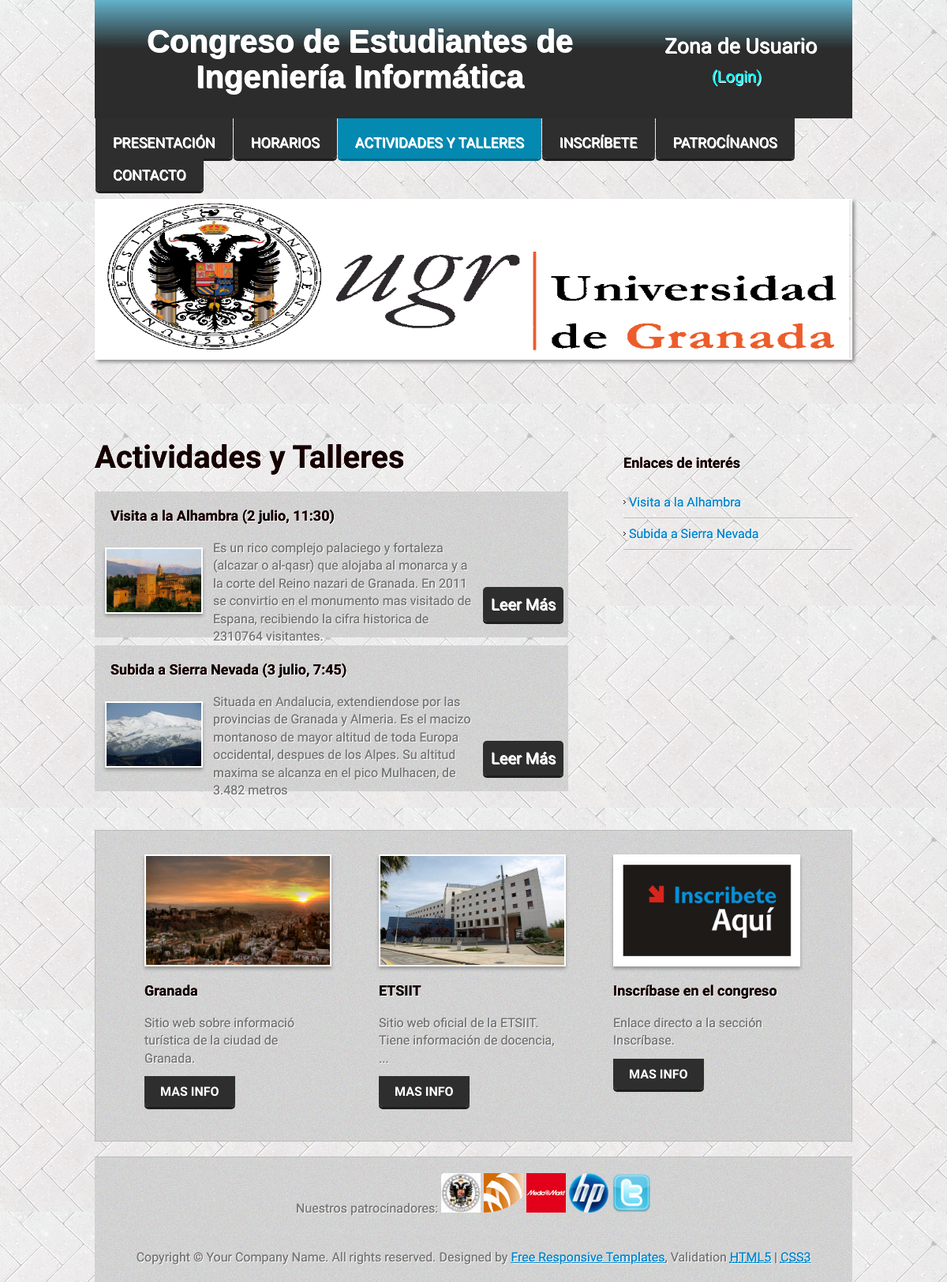
Screenshot of /index.php?sec=actividades with the database file from the repository.
### tables this page shows
CREATE TABLE IF NOT EXISTS `actividad` (
  `idActividad` int(11) NOT NULL AUTO_INCREMENT,
  `codigo` varchar(100) NOT NULL,
  `denominacion` varchar(50) NOT NULL,
  `FechaHora` varchar(50) NOT NULL,
  `descripcion` varchar(10000) NOT NULL,
  `foto` varchar(100) NOT NULL,
  `importe` double NOT NULL,
  PRIMARY KEY (`idActividad`)
);

### extension/recuperador.php (called while the page is built, shortened)
<?php
function connect(){
	if(!$link = mysql_connect("localhost","root","root"))
		echo 'Error en la conexi&oacute;n.';
	else{
		if(!mysql_select_db("congresoETSIIT",$link))
			echo 'Error al seleccionar la base de datos';
	}
	return $link;
}
function searchActALL(){
	$link = connect();
	$query = "select * from actividad";
	$result = mysql_query($query, $link);
	return $result;
}
?>

### seccion/actividades.php (the view)
<?php
	$arrayActividades = searchActALL();
?>
<div class='mainContent'>
	<h2 id='tituloContent'>Actividades y Talleres</h2>
	<?php $actividad = mysql_fetch_assoc($arrayActividades); ?>
	<div id='<?php echo $actividad['codigo'] ?>' class='actividad'>
		<h2><?php echo $actividad['denominacion']." (".$actividad['FechaHora'].")"; ?></h2>
		<div id='secIzq'><img src='<?php echo $actividad['foto']?>' alt=''/>
		</div>
		<div id='secCen'>
			<p>
				<?php echo $actividad['descripcion']; ?>
			</p>
		</div>
		<div id='secDer'>
			<a href="actividad.php?sec=actividades&act=<?php echo $actividad['codigo']; ?>">Leer M&aacute;s</a>
		</div>
	</div>
	<?php $actividad = mysql_fetch_assoc($arrayActividades); ?>
	<div id='<?php echo $actividad['codigo'] ?>' class='actividad'>
		<h2><?php echo $actividad['denominacion']." (".$actividad['FechaHora'].")"; ?></h2>
		<div id='secIzq'><img src='<?php echo $actividad['foto']?>' alt=''/>
		</div>
		<div id='secCen'>
			<p>
				<?php echo $actividad['descripcion']; ?>
			</p>
		</div>
		<div id='secDer'>
			<a href="actividad.php?sec=actividades&act=<?php echo $actividad['codigo']; ?>">Leer M&aacute;s</a>
		</div>
	</div>
</div>
 <?php include './estructura/boxes.php';?>
 <br class='clearfloat' />

### index.php (shortened to what this page needs)
<!DOCTYPE HTML>
<?php
	$usu = $_SESSION['usuario'];
	include 'extension/recuperador.php';
	$seccion="";
	if(isset($_REQUEST['sec'])){
		$seccion=$_REQUEST['sec'];
	}
?>
<html>
<?php include 'estructura/head.php'; ?>
<body>
<div class="container">
    <?php include 'estructura/navigator.php'; ?>
    <section>
		<div class="slider">
            <div class="flexslider">
                <ul class="">
                    <li><img src="seccion/imagenes/index/logo_ugr.gif" alt=""></li>
                </ul>
            </div>
        </div>
        <?php include 'estructura/sidebar.php'; ?>
        <?php include 'estructura/content.php'; ?>
    </section>
    <?php include 'estructura/footer.php';?>
</div>
</body>
</html>

### estructura/head.php (shortened to what this page needs)
<head>
<link href="css/styles.css" rel="stylesheet" type="text/css" />
</head>

### estructura/navigator.php (shortened to what this page needs)
<header>
   	<div id="navheader">
   		<div id="izq"><h2><a href="./index.php">Congreso de Estudiantes de Ingenier&iacute;a Inform&aacute;tica</a></h2></div>
   		<?php
   			if(empty($usu))
				include './seccion/navigator/navigatorNoIdentificado.php';
			else
				include './seccion/navigator/navigatorIdentificado.php';
   		?>
   	</div>
    <div id="navcontainer">
    	<ul id="navlist" class="nav">
    		<?php
				switch ($seccion) {
					case 'actividades':
						include './seccion/navigator/navigatorActividades.php';
						break;
					}
	        ?>
		</ul>
	</div>
    <br class="clearfloat" />
</header>

### seccion/navigator/navigatorNoIdentificado.php
<div id="der">
	<p>
		Zona de Usuario</br><a href="index.php?sec=login">(Login)</a>
	</p>
</div>

### seccion/navigator/navigatorActividades.php (shortened to what this page needs)
<li>
	<a href='index.php'>Presentaci&oacute;n</a>
</li>
<li>
	<a  href='index.php?sec=horarios'>Horarios</a>
</li>
<li id='active'>
	<a class='navlist'  href='index.php?sec=actividades'>Actividades y Talleres</a>
</li>
<li>
	<a href='index.php?sec=inscripcion'>Inscr&iacute;bete</a>
</li>
<li>
	<a href='index.php?sec=patrocinanos'>Patroc&iacute;nanos</a>
</li>
<li>
	<a href='index.php?sec=contacto'>Contacto</a>
</li>

### estructura/sidebar.php (shortened to what this page needs)
<div class="sidebar1">
	<h2>Enlaces de inter&eacute;s</h2>
    <ul>
	<?php
		switch ($seccion) {
			case 'actividades':
				include './seccion/sidebar/sidebarActividades.php';
				break;
 		}
?>
	</ul>
</div>

### seccion/sidebar/sidebarActividades.php
<li>
	<a href='index.php?sec=actividades#alhambra'>Visita a la Alhambra</a>
</li>
<li>
	<a href='index.php?sec=actividades#sierra_nevada'>Subida a Sierra Nevada</a>
</li>

### estructura/content.php (shortened to what this page needs)
<?php
switch ($seccion) {
	case 'actividades' :
		include './seccion/actividades.php';
		break;
}
?>

### estructura/boxes.php
<br class="clearfloat" />
<div class="boxes">
   	<div class="box">
    	<div><img src="seccion/imagenes/cajas/granada.jpg" alt=""></div>
	    <h2>Granada</h2>
    	<p>Sitio web sobre informaci&oacute; tur&iacute;stica de la ciudad de Granada.</p>
        <p><a href="http://www.granadatur.com/">Mas info</a></p>
	</div>
    <div class="box">
    	<div><img src="seccion/imagenes/cajas/etsiit.jpg" alt=""></div>
        <h2>ETSIIT</h2>
        <p>Sitio web oficial de la ETSIIT. Tiene informaci&oacute;n de docencia, ...</p>
        <p><a href="http://etsiit.ugr.es/">Mas info</a></p>
  	</div>
    <div class="box">
     	<div><img src="seccion/imagenes/cajas/inscribete.jpg" alt=""></div>
        <h2>Inscr&iacute;base en el congreso</h2>
        <p>Enlace directo a la secci&oacute;n Inscr&iacute;base.</p>
         <p><a href="index.php?sec=incripcion">Mas info</a></p>
	</div>
    <br class="clearfloat" />
</div>

### estructura/footer.php
<footer>
		<p>Nuestros patrocinadores:
			<a id="aPatro1" href="http://www.ugr.es/"><img id="patro1" src="seccion/imagenes/patrocinador/patro_1.jpg"/></a>
			<a id="aPatro2" href="http://etsiit.ugr.es/"><img id="patro2" src="seccion/imagenes/patrocinador/patro_2.png"/></a>
			<a id="aPatro3" href="http://www.mediamarkt.es/"><img id="patro3" src="seccion/imagenes/patrocinador/patro_3.png"/></a>
			<a id="aPatro4" href="http://hp.com/es/es/home.html"><img id="patro4" src="seccion/imagenes/patrocinador/patro_4.png"/></a>
			<a id="aPatro5" href="http://twitter.com/"><img id="patro5" src="seccion/imagenes/patrocinador/patro_5.png"/></a>
		</p>
    	<p>
            Copyright &copy; Your Company Name. All rights reserved. Designed by <a href="http://www.free-responsive-templates.com" title="free responsive templates">Free Responsive Templates</a>, Validation
        <a class="footerLink" href="http://validator.w3.org/check/referer" title="This page validates as HTML5"><abbr title="HyperText Markup Language">HTML5</abbr></a> |
    	<a class="footerLink" href="http://jigsaw.w3.org/css-validator/check/referer" title="This page validates as CSS"><abbr title="Cascading Style Sheets">CSS3</abbr></a>
	</p>
</footer>

### css/styles.css (style rules this page uses)
* { margin:0; padding:0; }
body { font-family: 'Gentium Basic', serif; font-size: 16px; background: url(../seccion/imagenes/index/fondo_back.jpg) repeat; color: #777777; text-shadow: 0px 0px, 1px 1px #ffffff; }
ul { list-style-type: none; }
a { color:#0088d0; text-decoration:underline; }
p { line-height:140%; }
h2 { font-size:18px; color:#160000; }
.container { width: 960px; margin: 0 auto; }
.boxes { background:url(../seccion/imagenes/index/contentBackground.jpg) repeat; border:1px solid #bbbbbb; padding:30px; }
.box { width:233px; float:left; padding:0 32px; }
.box h2, .sidebar1 h2, .mainContent h2 { padding:20px 0; }
.box img { max-width: 100%; display: block; border:2px solid #FFFFFF; box-shadow: 0px 3px 4px 0px #939393; width:233px; height: 138px; }
.box p { margin-bottom:20px; }
.box p a { text-shadow:none; color:#ffffff; padding:10px 20px; text-transform:uppercase; font-weight:bold; text-decoration:none; background:#2E2E2E; border-radius:0 0 5px 5px; box-shadow: 0 3px #1E1E1E; }
.sidebar1 { float: right; width: 290px; padding:20px 0 20px 0; }
.sidebar1 li { list-style:none; padding:10px 0 10px 7px; background:url(../seccion/imagenes/index/p.png) no-repeat left 17px; border-bottom:1px solid #bbbbbb; box-shadow: 0 1px #f2f2f2; }
.sidebar1 li a { text-decoration:none; }
.mainContent { margin: 0 360px 0 0; padding:0 0 20px 0; }
.mainContent img { width: 50%; display: block; border:2px solid #FFFFFF; box-shadow: 0px 3px 4px 0px #939393; }
#tituloContent { font-size: 30pt; }
.actividad { background:url(../seccion/imagenes/index/contentBackground.jpg) repeat; height: 185px; margin-bottom: 10px; }
.actividad h2 { margin-left: 20px; }
.actividad div { float: left; }
.actividad #secIzq { width: 25%; }
.actividad #secCen { width: 56%; }
.actividad #secDer { width: 18%; margin: 70px 0 0 6px; }
.actividad #secIzq img { height: 80px; width: 120px; margin: 10px auto; }
.actividad #secDer a { font-size:15pt; color: white; text-decoration: none; padding: 10px; background:#2E2E2E; border-radius:5px; box-shadow: 0 3px #1E1E1E; }
footer { background:url(../seccion/imagenes/index/contentBackground.jpg) repeat; border-top:1px solid #bbbbbb; }
footer p { text-align:center; padding:20px; }
footer p a img { width: 50px; height: 50px; }
#navheader { width: 100%; height: 150px; background: url(../seccion/imagenes/index/fondo_d.jpg) repeat-x; }
#navheader #izq { float: left; width: 70%; height: 100%; }
#izq h2 { margin: 30px 30px 0 30px; font-family: Arial, Verdana, Helvetica, sans-serif; text-align:center; }
#izq h2 a { font-size:30pt; text-decoration: none; color: white; }
#der p { font-size:20pt; margin: 40px 0 0 50px; color: white; }
#der p a { text-decoration:none; font-size: 15pt; margin-left: 60px; color: cyan; }
#navheader #der { float:right; width: 30%; height: 100%; }
#navcontainer { z-index: 2; }
ul#navlist { margin-left: 0; padding-left: 0; white-space: nowrap; }
#navlist > li { padding:20px 0 0 1px; float:left }
#navlist a { background:#2E2E2E; padding:20px 22px 10px 22px; color: white; text-transform:uppercase; text-decoration:none; font-size:18px; border-radius:0 0 5px 5px; box-shadow: 0 3px #1E1E1E; }
#navlist #active > a { background: #0489B1; border-radius:0 0 5px 5px; box-shadow: 0 3px #086A87; }
.slider { width:956px; position:relative; z-index:-1; background:#fff; margin:20px 0 80px 0; }
.flexslider { margin: 0; }
.flexslider img { max-width: 100%; display: block; border:2px solid #FFFFFF; box-shadow: 3px 3px 4px 0px #939393; height: 200px; width: 100%; }
img { max-width: 100%; height: auto; width: auto; }

### rows the page displays
actividad: denominacion "Visita a la Alhambra", FechaHora "2 julio, 11:30", foto (picture), descripcion "Es un rico complejo palaciego y fortaleza (alcazar o al-qasr) que alojaba al monarca y a la corte del Reino nazari de Granada. En 2011 se convirtio en el monumento mas visitado de Espana, recibiendo la cifra historica de 2310764 visitantes."
actividad: denominacion "Subida a Sierra Nevada", FechaHora "3 julio, 7:45", foto (picture), descripcion "Situada en Andalucia, extendiendose por las provincias de Granada y Almeria. Es el macizo montanoso de mayor altitud de toda Europa occidental, despues de los Alpes. Su altitud maxima se alcanza en el pico Mulhacen, de 3.482 metros"
